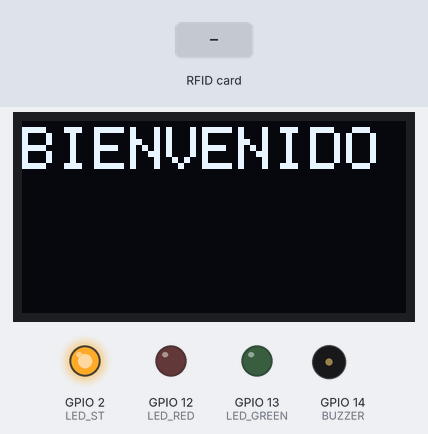
The sketch below on a simulated ESP32. On the bench: 128×64 one-colour display, output pins drawn as LEDs (lit = HIGH), buzzer (waves = sounding). The inputs (shaded band) are chosen by the test bench. WiFi joins after 1.5 s; servers stay silent unless stated; uploads are accepted with an empty reply; what the sketch prints to the serial monitor is not drawn.

Above: at 3.8 s.
3.9 s: RFID card 5E 7A 19 C4 held to the reader
At 5.12 s:
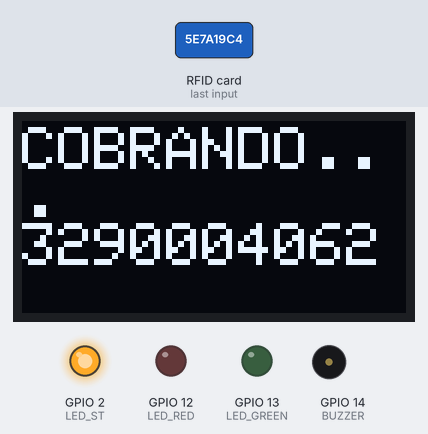
At 6.6 s:
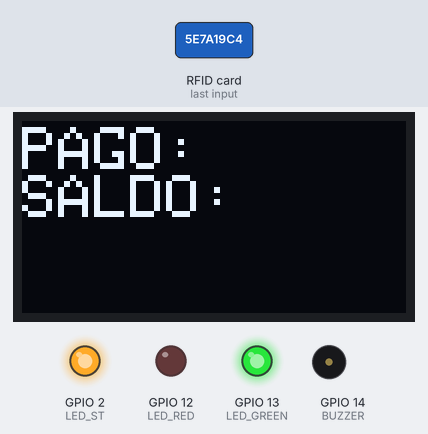
Timing chart, 0 to 11.9 s (numbered marks = the images above; inputs shaded):
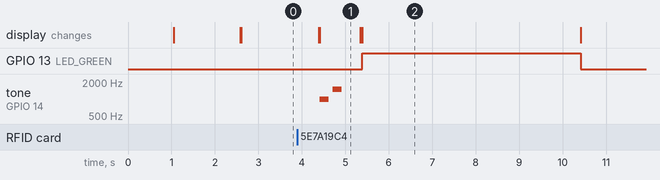

The sketch:

rest.ino
```cpp
#include <Arduino.h>
#include <WiFi.h>
#include <WiFiMulti.h>
#include <HTTPClient.h>

#include <Wire.h>
#include <Adafruit_GFX.h>
#include <Adafruit_SSD1306.h>

#include <PN532_I2C.h>
#include <PN532.h>

#include <NfcAdapter.h>

//Conexion wifi

#define SSID "f1f7ec"
#define PSK "272939908"
#define URL "http://192.168.0.47/rfidAPI/"
//#define SSID "IOT"
//#define PSK "CNtec2023"
//#define URL "http://172.18.7.226/rfidAPI/"
//Usuario de login
#define USER "admin"
#define PASS "123"

//Alto y ancho de pantalla
#define SCREEN_WIDTH 128
#define SCREEN_HEIGHT 64

//pines de conexion I2C en el ESP32 (No deben cabiarese)
#define I2C_SDA 21
#define I2C_SCL 22
//Led integrado(azul) del ESP32
#define LED_ST 2
#define LED_RED 12
#define LED_GREEN 13
#define BUZZER 14

//variable ID unico de la tarjeta RF MiFare
//la variable de llama tagId32 y como es de tipo union, se puede usar tagId32.array para obtener sus bytes o
//tagId32.integer para obtener su valor entero

union ArrayToInteger {
  byte array[4];
  uint32_t integer;
} tagId32;

//Permite conectar al mismo cable dos dispositivos
TwoWire WireI2C = TwoWire(0);

//permite controlar la pantalla OLED
Adafruit_SSD1306 display(SCREEN_WIDTH, SCREEN_HEIGHT, &WireI2C, -1);

//Permite controlar el lector NFC/RFID
PN532_I2C pn532_i2c(WireI2C);
PN532 nfc(pn532_i2c);

//buffer temporal para leer el ID de las tarjetas
boolean success;
uint8_t uid[] = { 0, 0, 0, 0, 0, 0, 0 };
uint8_t uidLength;

WiFiMulti wifiMulti;
//variables de sesion
String jwt;
bool sesion;

void setup(void) {
  //Inicializa serial y manda imprimir un mensaje
  Serial.begin(115200);
  Serial.println("Setup....");

  //inicializa led integrado y lo apaga
  pinMode(LED_ST, OUTPUT);
  pinMode(LED_RED, OUTPUT);
  pinMode(LED_GREEN, OUTPUT);

  digitalWrite(LED_ST, LOW);
  digitalWrite(LED_RED, LOW);
  digitalWrite(LED_GREEN, LOW);

  //inicializa cables I2C de pantalla y NFC/RFID
  WireI2C.begin(I2C_SDA, I2C_SCL, 10000);

  //inicializa pantalla
  display.setRotation(2);
  if (!display.begin(SSD1306_SWITCHCAPVCC, 0x3C)) {
    Serial.println(F("SSD1306 fallo conexión"));
    for (;;);
  }
  delay(1000);

  //imprime mensaje en pantalla
  printLCD("Conectando a red....");

  //conecta a wifi
  wifiMulti.addAP(SSID, PSK);
  sesion = false;
  while (wifiMulti.run() != WL_CONNECTED && millis() < 10000);

  //imprime mensaje en pantala de iniciando e inicializa lector NFC/RFID
  printLCD("Iniciando....");
  nfc.begin();

  //Comprueba si se inicializo correctamente el lector NFC/RFID
  uint32_t versiondata = nfc.getFirmwareVersion();

  if (!versiondata) {
    Serial.println("Didn't find PN53x board");
    printLCD("ERROR RF");
    delay(1000);
    while (1);
  }
  //Se configura el lector NFC/RFID para tarjetas MiFare clasicas
  nfc.setPassiveActivationRetries(0xFF);
  nfc.SAMConfig();
  //Enciende led integrado e imprime mensaje de BIENVENIDO en pantalla y en puerto serial
  digitalWrite(LED_ST, HIGH);
  printLCD("BIENVENIDO");
  Serial.println("Sistema Inicializado");
}

void loop() {
  readNFC();
}

void readNFC() {

  //Lee si hay tarjeta RFID, en tal caso devuelve un true, si no hay tarjeta es un false
  success = nfc.readPassiveTargetID(PN532_MIFARE_ISO14443A, &uid[0], &uidLength, 50);
  Serial.println(success);
  printLCD("BIENVENIDO");

  if (success) {
    Serial.println(uidLength);
    //copia el arreglo de bytes de la tarjeta leida a la variable tagId32
    //esto permite que se convirta automaticamente el arreglo de bytes a un valor entero
    tagId32.array[0] = uid[0];
    tagId32.array[1] = uid[1];
    tagId32.array[2] = uid[2];
    tagId32.array[3] = uid[3];

    //imprime el ID de la tarjeta en serial y en pantalla OLED
    Serial.println(tagId32.integer);
    printLCD("COBRANDO...");
    printLCD(String(tagId32.integer), 2);
    song();
    //Si esta conectado a WiFi ejecuta login para iniciar sesion
    //y pay para madar el ID de la tarjeta al servidor
    //sino imprime en pantalla un mensaje de sin red
    if ((wifiMulti.run() == WL_CONNECTED)) {
      if (!sesion) login();
      pay();
    } else {
      digitalWrite(LED_RED, HIGH);
      delay(5000);
      printLCD("SIN RED...");
      digitalWrite(LED_RED, LOW);
    }
  }
  delay(500);
}


void tone(byte pin, int freq) {
  ledcSetup(1, 2000, 8);
  ledcAttachPin(pin, 1);
  ledcWriteTone(1, freq);
}
void noTone(byte pin) {
  tone(pin, 0);
}

//Funcion para imprimir mensajes en pantalla
void printLCD(String x) {
  display.setTextSize(2);
  display.setTextColor(WHITE);
  display.clearDisplay();
  printLCD(x, 0);
}

//funcion para imprimier mensajes en una segunda linea en pantalla
void printLCD(String x, int linea) {
  display.setCursor(0, linea * 16 + 2);
  display.println(x);
  display.display();
}

void song() {
  tone(BUZZER, 1000);  // Tono alto
  delay(200);
  noTone(BUZZER);
  delay(100);
  tone(BUZZER, 1500);  // Tono aún más alto
  delay(200);
  noTone(BUZZER);
}

//funcion para hacer login y obtener el token JWT del sevidor
void login() {
  HTTPClient http;
  //url de la api o servicio rest del login
  //en arduino las constantes se concatenan sin ningun operador
  //por ejemplo aqui se hace un get a PHP http:  //172.16.253.30/smartpay/login.php?user=admin&amp;pass=123&quot;
  http.begin(URL "login.php?user=" USER "&pass=" PASS);
  int httpCode = http.GET();

  Serial.println("Haciendo login");
  if (httpCode > 0) {
    if (httpCode == HTTP_CODE_OK) {
      //payload contiene lo que el server haya enviado, generalmente un json
      String payload = http.getString();
      Serial.println(payload);
      //se extrae del json el token JWT mediante la funcion buscarJson()
      jwt = buscarJson("jwt", payload);
      Serial.println(jwt);
      sesion = true;
    } else if (httpCode == 401) {
      //si el servidor contesta un codigo HTTP 401 significa que no tiene autorizacion o permiso de acceder a server
      sesion = false;
    }
  }
  http.end();
}
//funcion para enviar el ID de la tarjeta al server
void pay() {
  HTTPClient http;
  //url a donde se quiera mandar el id
  http.begin(URL "pay.php");
  http.addHeader("Content-Type", "application/x-www-form-urlencoded");
  http.addHeader("Authorization", "Bearer " + jwt);
  //envia un json con el id de la tarjeta similar a {&quot;tagid&quot;:&quot;0000000000&quot;}
  int httpCode = http.POST("tagid=" + String(tagId32.integer));

  if (httpCode > 0) {
    if (httpCode == HTTP_CODE_OK) {
      String payload = http.getString();
      Serial.println(payload);
      Serial.println("Registro exitoso");

      String msg = buscarJson("costo", payload);
      Serial.println(msg);
      printLCD("PAGO:" + msg);
      msg = buscarJson("saldo", payload);
      Serial.println(msg);
      printLCD("SALDO:", 1);
      printLCD(msg, 2);
      digitalWrite(LED_GREEN, HIGH);
      delay(5000);
      printLCD("BIENVENIDO");
      digitalWrite(LED_GREEN, LOW);


      return;

    } else {
      Serial.println("No se pudo cobrar" + httpCode);
    }
  } else {
    Serial.println("No hay conexion con servidor " + httpCode);

  }
  printLCD("ERROR AL COBRAR");
  digitalWrite(LED_RED, HIGH);
  delay(5000);
  printLCD("BIENVENIDO");
  digitalWrite(LED_RED, LOW);
}
//permite buscar el valor de una clave en un json, por ejemplo
//en el json = {&quot;control&quot;: &quot;S22030001&quot;, &quot;nombre&quot;: &quot;JUAN&quot;}
//buscarJson(&quot;control&quot;, json) devoveria &quot;S22030001&quot;

String buscarJson(String clave, String json) {
  int i, f;
  String valor;
  i = json.indexOf(clave);
  i = json.indexOf(":", i);
  i = json.indexOf("\"", i) + 1;
  f = json.indexOf("\"", i);
  return json.substring(i, f);
}
```

Measured:
- after the input at 3.9 s, GPIO 13 (LED_GREEN): LOW → HIGH after 1.5 s, → LOW 5.0 s later; tone on GPIO 14 (BUZZER): silent → 1000 Hz after 0.52 s, → silent 0.20 s later, → 1500 Hz 0.10 s later, → silent 0.20 s later; the display: first changes after 0.49 s (image 1 shows a later state)
- what the display in image 1 shows lasts 0.9 s, from 4.4 s to 5.3 s
